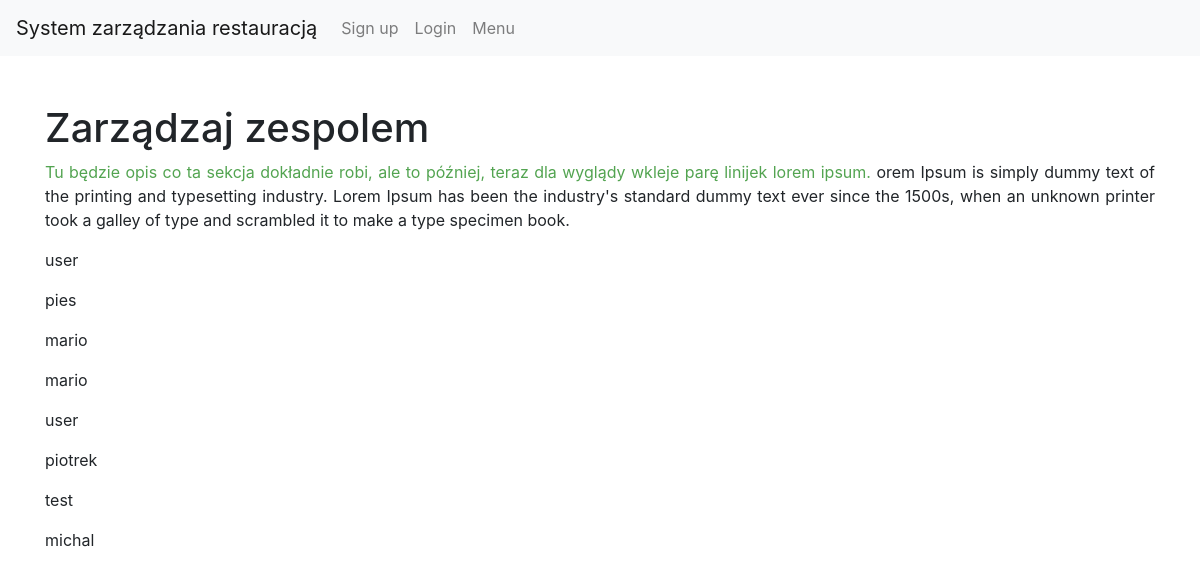
The app's page /managment/teammanagment/, older data.
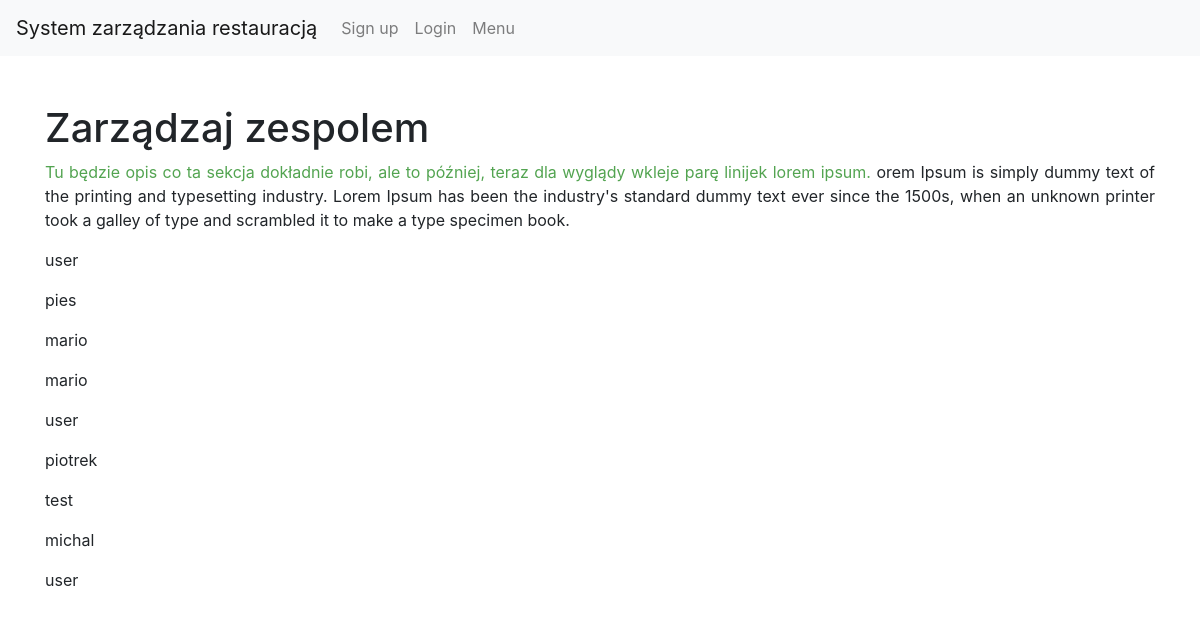
The same page, newer data.
### login/models.py (models this page shows)
class CustomUser(AbstractUser):
    Roles = (
        ("GUEST", "guest"),
        ("WAITER", "waiter"),
        ("KITCHEN", "kitchen"),
        ("BAR", "bar"),
        ("MANAGER", "manager"),
    )
    'GUEST WAITER KITCHEN BAR MANAGER'
    name = models.CharField(max_length=200, default="")
    surname = models.CharField(max_length=200, default="")
    point_number = models.IntegerField(default=0)
    role = models.CharField(max_length=10, choices=Roles, default='GUEST')

### manager/views.py (the view)
# urls.py: path('teammanagment/', views.IndexView.as_view(), name="teammanagment"),
class IndexView(generic.ListView):
    template_name = 'manager/team.html'
    context_object_name = 'user_list'
    def get_queryset(self):
        return CustomUser.objects.all()

### manager/templates/manager/team.html (shortened to what this page needs)
{% extends 'login/base.html' %}
{% load crispy_forms_tags %}
    {% block content %}
        <div class="container">
            <h1>Zarządzaj zespolem</h1>
            <p class="text-justify">
                <span style="color: rgb(83, 164, 81);">Tu będzie opis co ta sekcja dokładnie robi, ale to później, teraz dla wyglądy wkleje parę linijek lorem ipsum.</span>
                orem Ipsum is simply dummy text of the printing and typesetting industry. Lorem Ipsum has been the industry's
                standard dummy text ever since the 1500s, when an unknown printer took a galley of type and scrambled it
                to make a type specimen book.</p>
            {% if user_list %}
                {% for user in user_list %}
                    <ul class="list-inline">
                        <li>{{ user.name }}</li>
                    </ul>
                {% endfor %}
            {% else %}
                <h1>Lipa</h1>
            {% endif %}
        </div>
    {% endblock %}

Row changes from the older to the newer data that the page shows:
added CustomUser: name "user"
